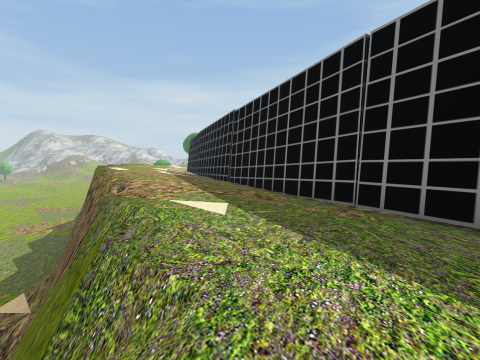
[1] (above)

15 first-person views from a walk through a 3-D level made in the Unity game engine. The camera is 1.5 m above the floor, tilts 4° down and sees 85° across. The floor is counted in squares, 2 m on a side. Each view is taken from the middle of a square. On the plan, view 1 faces up. The plan holds only what a view shows up to about 9 squares ahead; the rest is blank. The place goes on beyond the plan. Some trees and plants on the terrain are drawn as simple stand-ins. Some surface patterns are stand-ins.

[2]
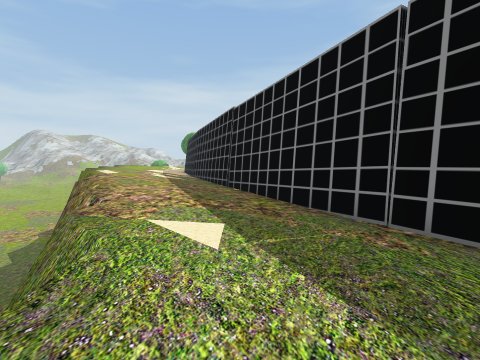

[3]
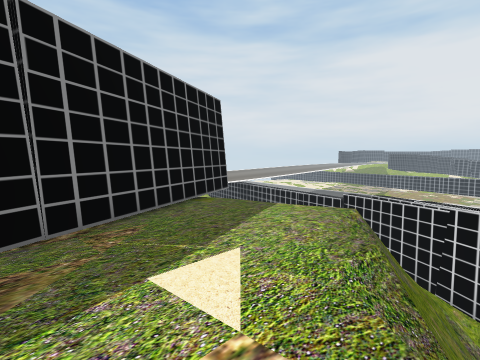

[4]
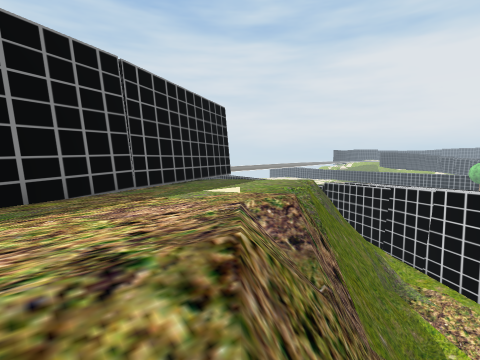

[5]
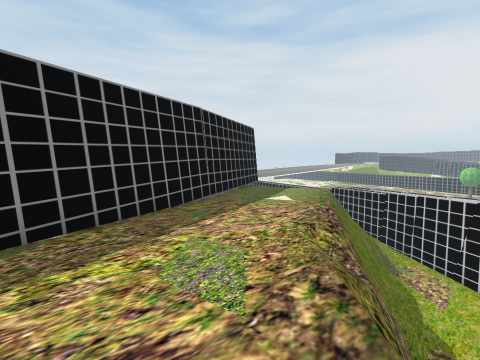

[6]
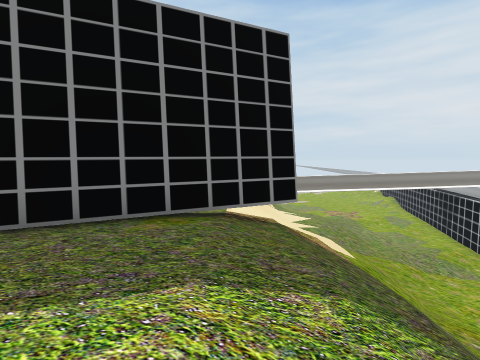

[7]
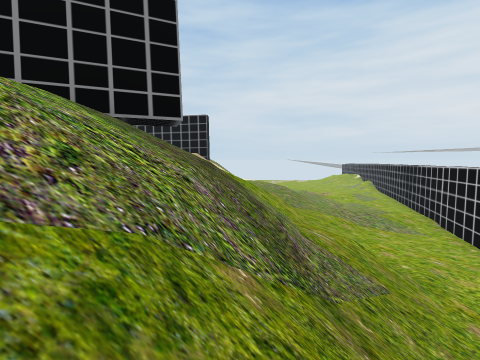

[8]
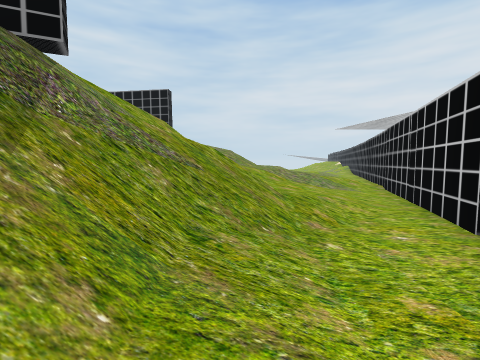

[9]
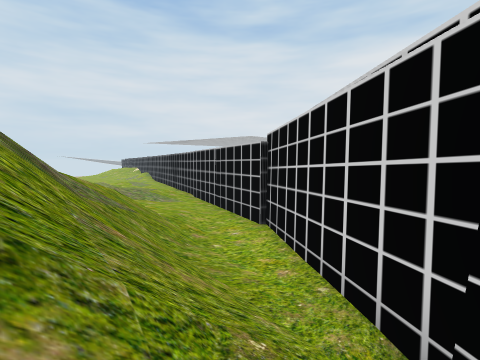

[10]
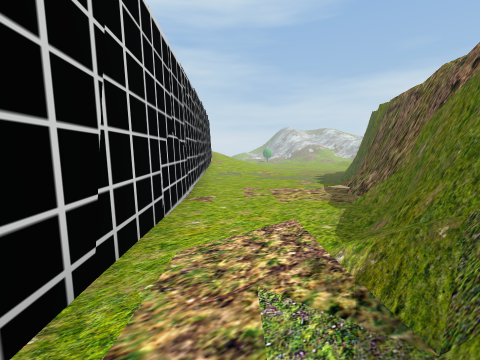

[11]
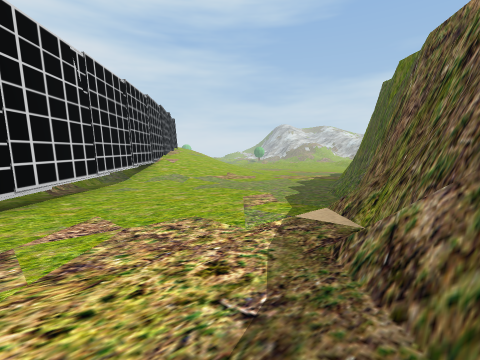

[12]
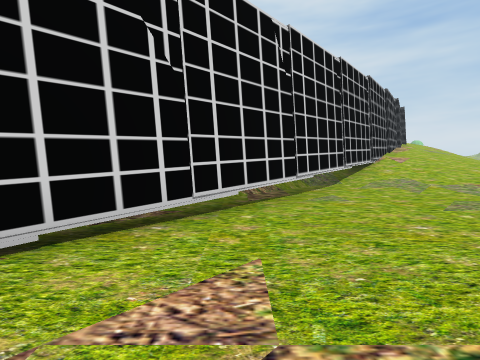

[13]
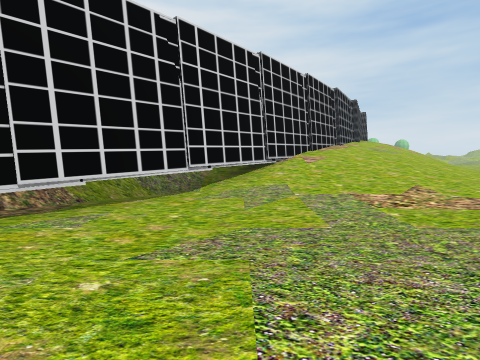

[14]
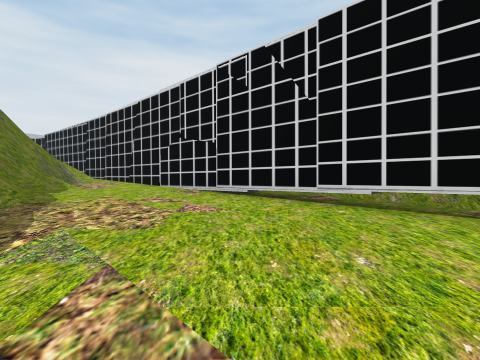

[15]
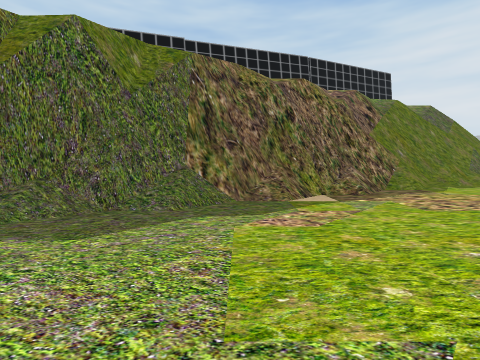

### Floor plan
Key: @ floor where view 1 was taken; # wall or solid block; . main floor; : floor 0.25 m higher than the main floor; + floor 3.5 m higher than the main floor; * floor 5.5 m higher than the main floor; % floor 5.75 m higher than the main floor; & floor 6 m higher than the main floor; $ floor 6.25 m higher than the main floor; / step, stairs or slope; = window, fence, low wall or low ledge; v drop or lower ground.
Columns run from 17 left of view 1 to 6 right of it. Each row starts with its distance up from view 1.
 10 #/////....##///& #
  9 ##///......#/$//&#
  8  ##//......##///&##
  7   ##........#*///%#
  6    ##.......##///%##
  5     ###...../#v//&%#
  4      /##...../#v&&%##
  3      //##..../#v/&%%#
  2        /##.../##/&%%##
  1         /##.../#v&%%##
  0           ##../##@///##
 -1            ##../#/////#=
 -2             ##.////////+
 -3              ###////////
 -4                ##///////
 -5                 ##://///
 -6                  ##..///
 -7                   ###../
 -8                     ####

Where each view was taken, in squares from view 1:
view 1: 0 up, 0 right, facing up
view 2: 1 up, 0 right, facing up
view 3: 5 up, 2 left, facing down-right
view 4: 7 up, 4 left, facing down-right
view 5: 10 up, 5 left, facing down-right
view 6: 0 up, 0 right, facing right
view 7: 2 down, 0 right, facing right
view 8: 4 down, 0 right, facing right
view 9: 2 down, 1 left, facing down-right
view 10: 2 down, 2 left, facing up-left
view 11: 3 up, 4 left, facing up-left
view 12: 4 up, 6 left, facing left
view 13: 8 up, 8 left, facing left
view 14: 8 up, 8 left, facing down
view 15: 8 up, 11 left, facing right
